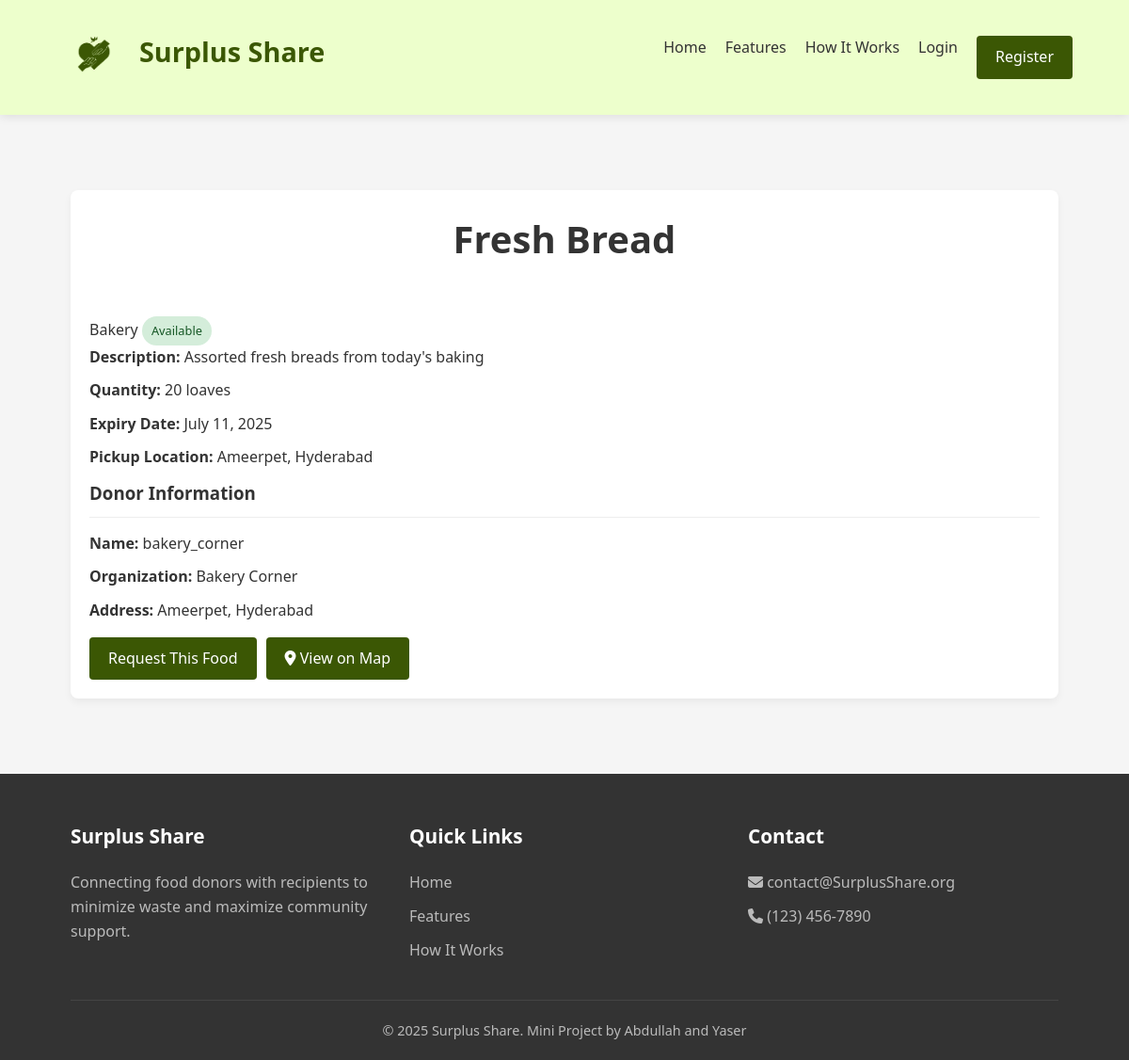
/listing/1, run on the app's committed database.
### app.py (models this page shows, shortened)
class FoodListing(db.Model):
    id = db.Column(db.Integer, primary_key=True)
    title = db.Column(db.String(100), nullable=False)
    description = db.Column(db.Text, nullable=False)
    quantity = db.Column(db.String(50), nullable=False)
    category = db.Column(db.String(50), nullable=False)
    expiry_date = db.Column(db.DateTime, nullable=False)
    status = db.Column(db.String(20), default='available')
    donor_id = db.Column(db.Integer, db.ForeignKey('user.id'), nullable=False)
    created_at = db.Column(db.DateTime, default=datetime.utcnow)
    pickup_location = db.Column(db.String(200), nullable=False)
    latitude = db.Column(db.Float, nullable=True)
    longitude = db.Column(db.Float, nullable=True)
    donor = db.relationship('User', backref=db.backref('listings', lazy=True))

class User(db.Model):
    id = db.Column(db.Integer, primary_key=True)
    username = db.Column(db.String(80), unique=True, nullable=False)
    email = db.Column(db.String(120), unique=True, nullable=False)
    password = db.Column(db.String(200), nullable=False)
    role = db.Column(db.String(20), nullable=False)  # donor, recipient, charity
    organization = db.Column(db.String(100), nullable=True)
    address = db.Column(db.String(200), nullable=False)
    latitude = db.Column(db.Float, nullable=True)
    longitude = db.Column(db.Float, nullable=True)
    created_at = db.Column(db.DateTime, default=datetime.utcnow)

### app.py (the view)
@app.route('/listing/<int:listing_id>')
def listing_detail(listing_id):
    listing = FoodListing.query.get_or_404(listing_id)
    donor = User.query.get(listing.donor_id)
    if 'user_id' in session:
        user = User.query.get(session['user_id'])
        user_lat, user_lon = user.latitude, user.longitude
        distance = round(calculate_distance(
            user_lat, user_lon,
            listing.latitude, listing.longitude
        ), 1)
    else:
        distance = None
    return render_template('listing_detail.html', listing=listing, donor=donor, distance=distance)

### templates/listing_detail.html (shortened to what this page needs)
{% extends "base.html" %} {% block content %}
<section class="listing-detail">
  <div class="container">
    <div class="card">
      <h2>{{ listing.title }}</h2>
      <div class="listing-meta">
        <span class="category-badge">{{ listing.category }}</span>
        <span class="status {{ listing.status }}"
          >{{ listing.status|capitalize }}</span
        >
      </div>
      <div class="listing-content">
        <div class="listing-info">
          <p><strong>Description:</strong> {{ listing.description }}</p>
          <p><strong>Quantity:</strong> {{ listing.quantity }}</p>
          <p>
            <strong>Expiry Date:</strong> {{ listing.expiry_date.strftime('%B
            %d, %Y') }}
          </p>
          <p><strong>Pickup Location:</strong> {{ listing.pickup_location }}</p>
        </div>
        <div class="donor-info">
          <h3>Donor Information</h3>
          <p><strong>Name:</strong> {{ donor.username }}</p>
          {% if donor.organization %}
          <p><strong>Organization:</strong> {{ donor.organization }}</p>
          {% endif %}
          <p><strong>Address:</strong> {{ donor.address }}</p>
        </div>
      </div>
      <div class="action-buttons">
        {% if session['user_id'] != donor.id and listing.status == 'available'
        %}
        <a
          href="{{ url_for('request_listing', listing_id=listing.id) }}"
          class="btn btn-primary"
        >
          Request This Food
        </a>
        {% endif %}
        <a href="{{ url_for('map_view') }}" class="btn btn-outline">
          <i class="fas fa-map-marker-alt"></i> View on Map
        </a>
      </div>
    </div>
  </div>
</section>
{% endblock %}

### static/css/style.css (style rules this page uses)
:root { --primary: #3b5704; --primary-dark: #388E3C; --secondary: #FFC107; --dark: #333; --light: #f8f9fa; --gray: #6c757d; --danger: #dc3545; --success: #28a745; --warning: #ffc107; --info: #17a2b8; }
* { margin: 0; padding: 0; box-sizing: border-box; font-family: 'Segoe UI', Tahoma, Geneva, Verdana, sans-serif; }
body { background-color: #f5f5f5; color: #333; line-height: 1.6; }
.container { width: 90%; max-width: 1200px; margin: 0 auto; padding: 0 15px; }
.btn { display: inline-block; padding: 10px 20px; background-color: var(--primary); color: white; border-radius: 4px; text-decoration: none; font-weight: 500; transition: background-color 0.3s; }
.btn-primary { background-color: var(--primary); }
section { padding: 80px 0; }
h2 { text-align: center; margin-bottom: 50px; font-size: 2.5rem; color: var(--dark); }
.card { background: white; border-radius: 8px; box-shadow: 0 4px 8px rgba(0, 0, 0, 0.05); padding: 20px; transition: transform 0.3s; }
.card h3 { margin-bottom: 15px; padding-bottom: 10px; border-bottom: 1px solid #eee; }
.card p { margin-bottom: 10px; }
.card .status { display: inline-block; padding: 5px 10px; border-radius: 20px; font-size: 0.8rem; font-weight: 500; }
.status.available { background-color: #d4edda; color: #155724; }
.action-buttons { display: flex; gap: 10px; margin-top: 15px; }

### data on the page
FoodListing: title "Fresh Bread", category "Bakery", status "Available", description "Assorted fresh breads from today's baking", quantity "20 loaves", expiry_date "July 11, 2025", pickup_location "Ameerpet, Hyderabad"
User: username "bakery_corner", organization "Bakery Corner", address "Ameerpet, Hyderabad"
